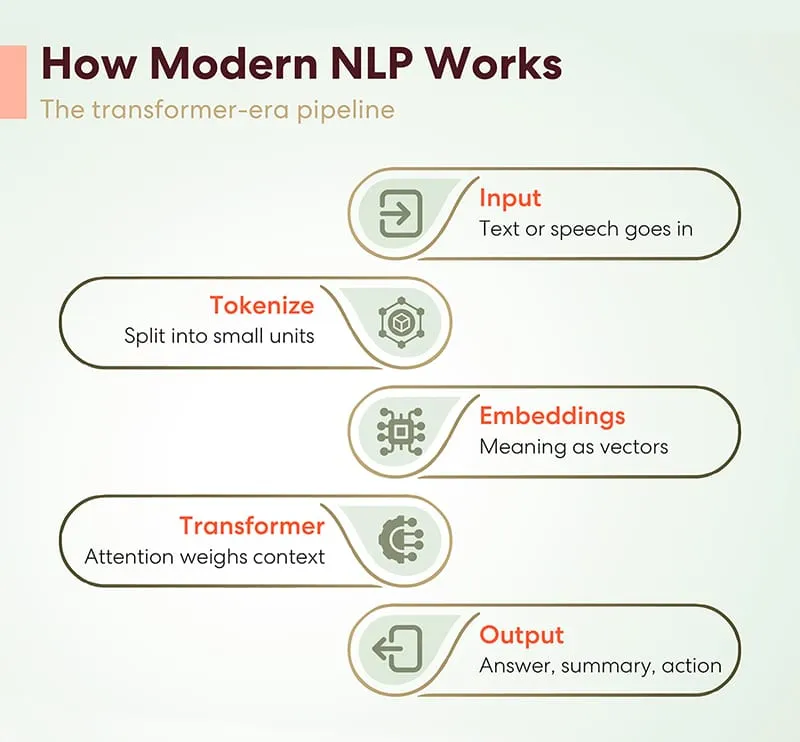
#> input picture test.png, 800 x 742 px
$ python ocr.py
#> lines starting #> are read from the running program, lines starting #| are printed output that depends on the picture
from PIL import Image, ImageEnhance, ImageFilter
import pytesseract


def extract_text_from_image(image_path):
    """
    Extract text from JPG, JPEG, and PNG images using Tesseract OCR.
    """
#> called with image_path = 'test.png'

    try:
        # Open image
        image = Image.open(image_path)
#> image is the input picture: PIL image 800x742 RGBA; mean R, G, B, A 235.5, 238.1, 231.4, 255

        # Convert image to RGB
        image = image.convert("RGB")
#> image: PIL image 800x742 RGB

        # Convert to grayscale
        image = image.convert("L")
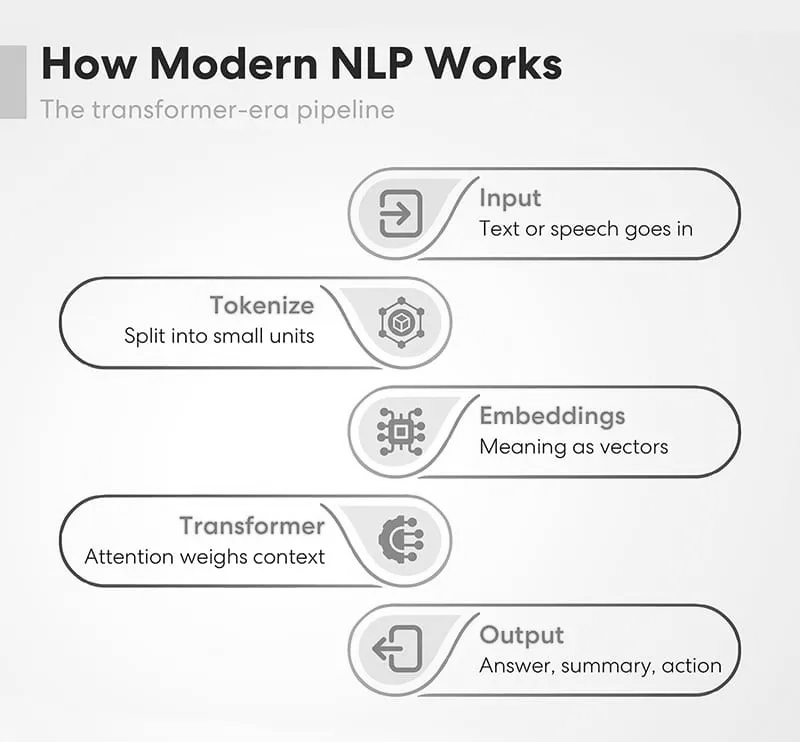
#> image: PIL image 800x742 L; min 0, max 255, mean 236.6

        # Improve contrast
        contrast = ImageEnhance.Contrast(image)
        image = contrast.enhance(2.0)
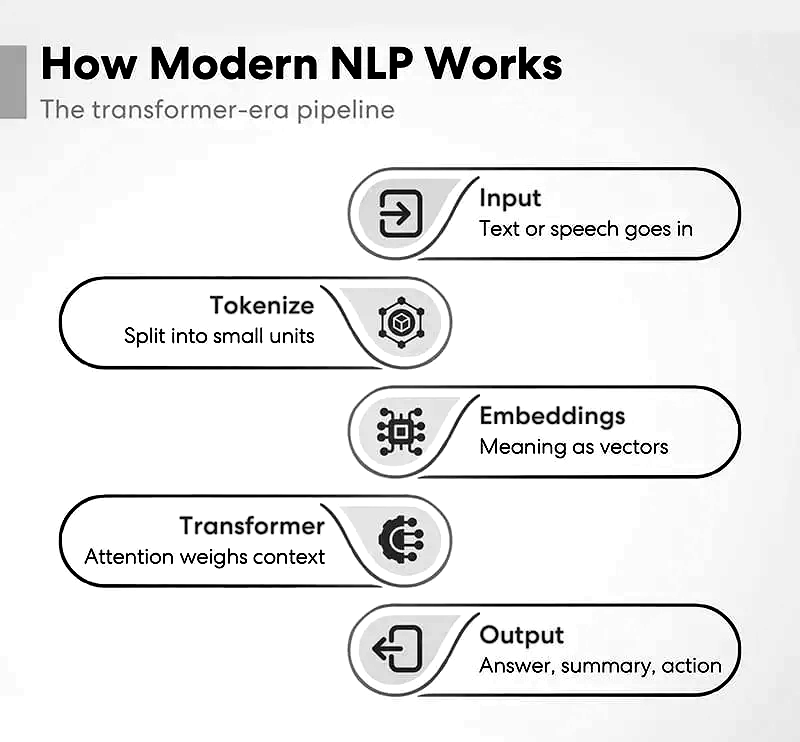
#> image: PIL image 800x742 L; min 0, max 255, mean 234.9

        # Sharpen image
        image = image.filter(ImageFilter.SHARPEN)

        # OCR configuration
        custom_config = r"--oem 3 --psm 6"

        # Extract text
#> (the run stopped early here; a loop or call above may not have finished)
